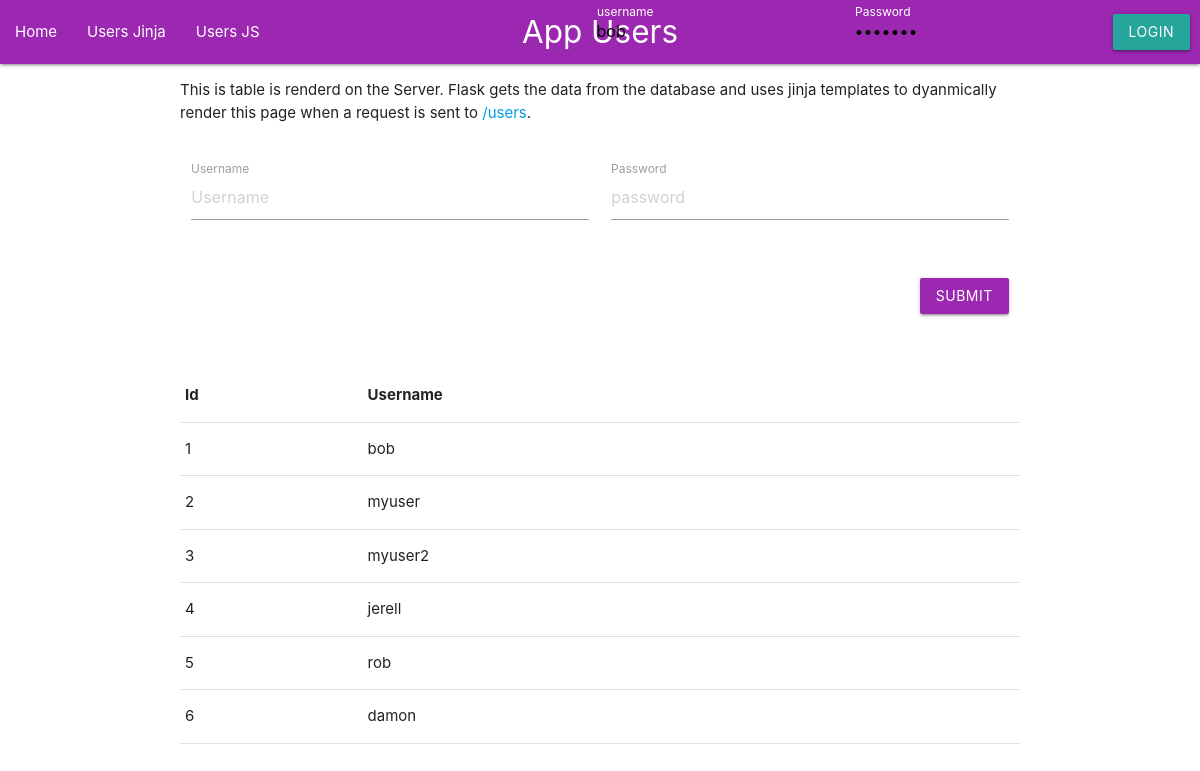
Screenshot of /users with the database file from the repository.
### App/models/user.py (models this page shows, shortened)
class User(db.Model):
    id = db.Column(db.Integer, primary_key=True)
    username =  db.Column(db.String(20), nullable=False, unique=True)
    password = db.Column(db.String(120), nullable=False)

### App/views/user.py (the view)
@user_views.route('/users', methods=['GET'])
def get_user_page():
    users = get_all_users()
    return render_template('users.html', users=users)

### App/controllers/auth.py (called while the page is built)
def add_auth_context(app):
  @app.context_processor
  def inject_user():
      try:
          verify_jwt_in_request()
          user_id = get_jwt_identity()
          current_user = User.query.get(user_id)
          is_authenticated = True
      except Exception as e:
          print(e)
          is_authenticated = False
          current_user = None
      return dict(is_authenticated=is_authenticated, current_user=current_user)

### App/controllers/user.py (called while the page is built)
def get_all_users():
    return User.query.all()

### App/templates/users.html (shortened to what this page needs)
{% extends "layout.html" %}
{% block page %}App Users{% endblock %}
{% block content %}
    <div class="row">
        <p>
            This is table is renderd on the Server. Flask gets the data from the database and uses jinja templates to dyanmically render this page when a request is sent to <a href="/users">/users</a>.
        </p>
    </div>
    <div class="row">
      <form class="col s12" method="POST" action="/users">
        <div class="row">
          <div class="input-field col s6">
            <input placeholder="Username" name="username" type="text" class="validate">
            <label for="username">Username</label>
          </div>
          <div class="input-field col s6">
            <input placeholder="password" name="password" type="password" class="validate">
            <label for="password">Password</label>
          </div>
        </div>
        <div class="row">
          <div class="input-field col s12">
            <button class="btn waves-effect waves-light right purple" type="submit" name="action">Submit</button>
          </div>
        </div>
      </form>
    </div>
    <div class="row">
      <table>
        <thead>
          <tr>
            <th>Id</th><th>Username</th>
          </tr>
        </thead>
        <tbody>
          {% for user in users %}
            <tr>
                <td>{{user.id}}</td>
                <td>{{user.username}}</td>
            </tr>
          {% endfor %}
      </table>
    </div>
{% endblock %}

### App/templates/layout.html (shortened to what this page needs)
<!doctype html>
<html>
  <head>
    <link rel="stylesheet" href="{{ url_for('static', filename='style.css') }}">
    <link rel="stylesheet" href="https://cdnjs.cloudflare.com/ajax/libs/materialize/1.0.0/css/materialize.min.css">
  </head>
  <body>
      <nav class="purple">
          <div class="nav-wrapper">
              <a href="#!" class="brand-logo center">{% block page %}{% endblock %}</a>
              <ul id="nav-mobile" class="left">
                  <li><a href="/">Home</a></li>
                  <li><a href="/users">Users Jinja</a></li>
                  <li><a href="/static/users">Users JS</a></li>
              </ul>
              {% if is_authenticated %}
              <ul id="nav-mobile" class="right">
                <li><a href="/logout">Logout</a></li>
              </ul>
              {% else %}
              <form class="right navbar-form" method="POST" action="/login" style="display: flex; flex-wrap: nowrap; align-items: center; margin-right: 10px;">
                  <div class="input-field" style="margin-right: 10px;">
                      <input placeholder="username" value="bob" name="username" type="text" class="validate" required>
                      <label for="username">username</label>
                  </div>
                  <div class="input-field" style="margin-right: 10px;">
                      <input placeholder="password"value="bobpass" name="password" type="password" class="validate" required>
                      <label for="password">Password</label>
                  </div>
                  <button type="submit" class="btn waves-effect waves-light">Login</button>
              </form>
              {% endif %}
          </div>
      </nav>
    <div class="container" id="content">{% block content %}{% endblock %}</div>
  </body>
</html>

### App/static/style.css (style rules this page uses)
html { padding: 0; }

### App/templates/layout.html (style rules this page uses)
.navbar-form label { color: white !important; }

### rows the page displays
User: id "1", username "bob"
User: id "2", username "myuser"
User: id "3", username "myuser2"
User: id "4", username "jerell"
User: id "5", username "rob"
User: id "6", username "damon"
